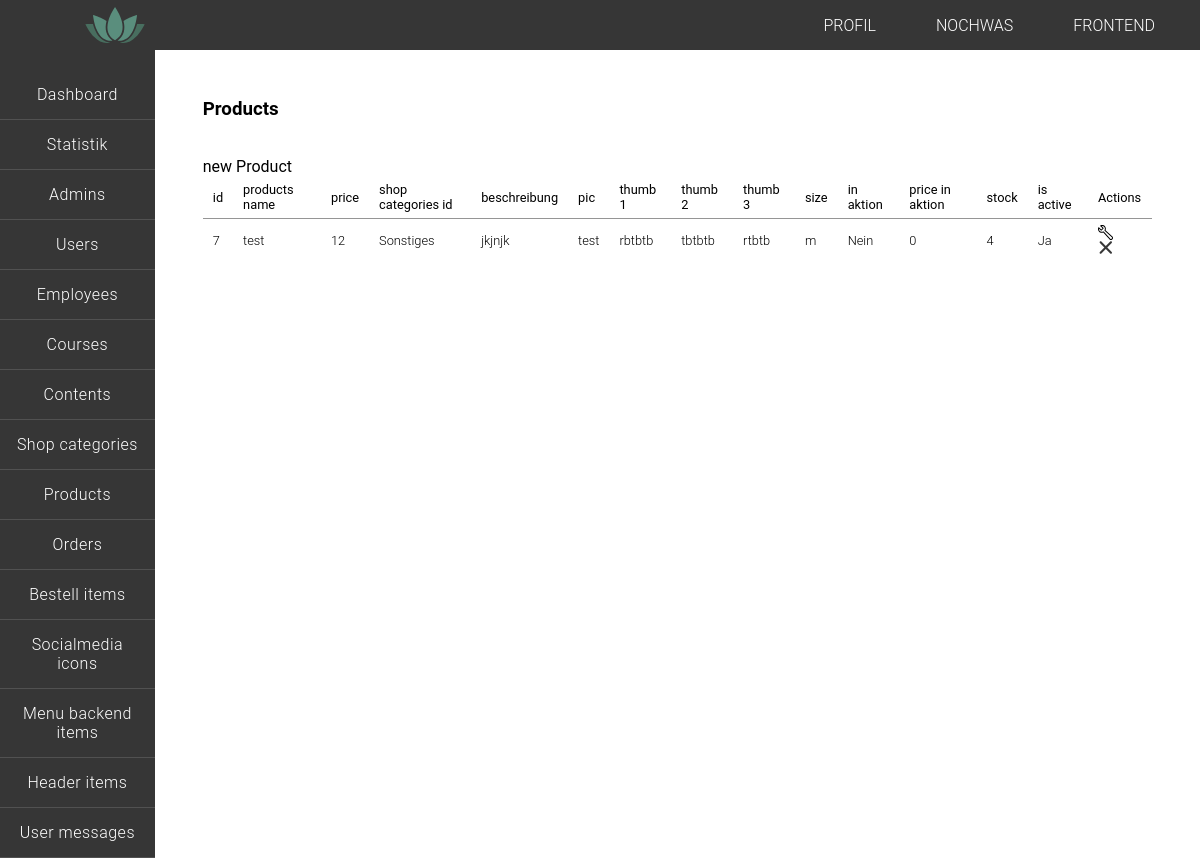
The page /backend/index.php?page=products on the database its author committed.
### tables this page shows
CREATE TABLE `menu_backend_items` (
  `id` int(11) NOT NULL,
  `item_name` varchar(100) NOT NULL,
  `is_active` tinyint(1) NOT NULL,
  `deleted_at` datetime DEFAULT NULL
);

CREATE TABLE `products` (
  `id` int(11) NOT NULL,
  `products_name` varchar(150) NOT NULL,
  `price` float NOT NULL,
  `shop_categories_id` int(10) NOT NULL,
  `beschreibung` varchar(300) NOT NULL,
  `pic` varchar(150) NOT NULL,
  `thumb_1` varchar(500) NOT NULL,
  `thumb_2` varchar(500) NOT NULL,
  `thumb_3` varchar(500) NOT NULL,
  `size` varchar(10) NOT NULL,
  `in_aktion` tinyint(1) NOT NULL DEFAULT '0',
  `price_in_aktion` float NOT NULL,
  `stock` int(50) NOT NULL,
  `is_active` tinyint(1) NOT NULL DEFAULT '1',
  `deleted_at` timestamp NULL DEFAULT NULL
);

CREATE TABLE `shop_categories` (
  `id` int(11) NOT NULL,
  `_name` varchar(100) NOT NULL,
  `is_active` tinyint(1) NOT NULL DEFAULT '1',
  `deleted_at` timestamp NULL DEFAULT NULL
);

### functions/helpers.php (called while the page is built, shortened)
<?php
function bool_to_word($bool){
    if($bool == 1){
        $word = 'Ja';
    }else{
        $word = 'Nein';
    }
    return $word;
}
function underscore_to_space($input_name){
    $input_name_space = str_replace('_', ' ', $input_name);
    return $input_name_space;
}

### backend/logic/logic.php (called while the page is built, shortened)
<?php
include('views/site_backend.php');

### functions/backend_functions.php (the view)
<?php
function create_menu_items(){
    global $link;
    $item_name = 'item_name';
    $table_name = 'menu_backend_items';
    $list_item = "";
    $sql = "SELECT " .$item_name ." FROM " .$table_name ;
    $result = mysqli_query($link, $sql);
    $items = mysqli_fetch_all($result, MYSQLI_ASSOC);
    foreach($items as $item){
        $menu_item = ucfirst($item['item_name']);
        $list_item .= "<li><a href=\"index.php?page=" .$item['item_name'] ."\">" .underscore_to_space($menu_item) ."</a></li>\n\r";
    }
    return $list_item;
}

### backend/header.php (shortened to what this page needs)
<!DOCTYPE html>
<html lang="de">
<head>
    <link rel="stylesheet" href="../css/styles.css">
</head>
<body class="body_backend">
<header class="header_backend">
    <div class=" logo_wrapper">
        <h1 class="logo">
            <a href="index.php?page=dashboard">
            </a>
        </h1>
    </div>
        <ul class="nav_header_backend">
            <li><a href="#">profil</a></li>
            <li><a href="#">nochwas</a></li>
            <li><a href="../index.php?page=home">Frontend</a></li>
        </ul>
</header>
<div class="backend_wrapper">
    <nav class="nav_backend" >
        <ul >
            <?php
            echo create_menu_items(); ?>
        </ul>
    </nav>

### backend/index.php (shortened to what this page needs)
<?php
$views  = ('views/');
$entries_per_page = 10;
$current_page = isset($_GET['site']) ? $_GET["site"] : 1;
$page = isset($_GET["page"]) ? $_GET["page"] : "";
$order_by = isset($_GET['order_by']) ? $_GET["order_by"] : "id";
include("../db-connect.php");
include("../functions/table_functions.php");
include("../functions/form_functions.php");
include('../functions/helpers.php');
include('../functions/backend_functions.php');
include('header.php');
if( ! isset($_GET['page']) || $_GET['page'] == 'dashboard' ){
    $page = "dashboard";
    $views .= $page .".php";
    include($views);
}elseif($page == "statistik"){
    $views .= $page .".php";
    include($views);
}else{
    $page = $_GET['page'];
    if($page != 'dashboard'){
        include('logic/logic.php');
    }
}
include('footer.php');

### backend/views/site_backend.php (shortened to what this page needs)
<section class="content-wrapper_backend">
    <h3 class="main-hl_backend">
        <a href="index.php?page=<?php echo $_GET['page'] ?>">
             <?php
             $new_item ="new ";
                    $page_name = ucfirst($_GET['page']);
                    echo $page_name;
                    $new_item .= substr($page_name, 0, -1);
            ?>
</a>
</h3>
<a class="btn_table" href="index.php?page=<?php echo $_GET['page'] ?>&amp;action=new"><?php echo $new_item ?></a>
    <?php include('table.php'); ?>
</section>

### backend/views/table.php (shortened to what this page needs)
<table class="table_backend">
    <thead>
    <tr>
        <?php
        $table = create_table(sql_query($_GET['page'], $current_page, $entries_per_page, $order_by, $order_dir));
        echo $table['ths'];
        ?>
        <th>Actions</th>
    </tr>
    </thead>
    <tbody>
    <?php echo $table['tds']; ?>
    </tbody>
</table>

### functions/table_functions.php (shortened to what this page needs)
<?php
function sql_query($table_name, $current_page, $entries_per_page, $order_by, $order_dir){
    global $link;
    $limit_start = $current_page * $entries_per_page - $entries_per_page;
    $sql = "SELECT * FROM " .$table_name ." WHERE deleted_at IS NULL ORDER BY " .$order_by ." " .$order_dir ." LIMIT " .$limit_start .", " .$entries_per_page;
    $result = mysqli_query($link, $sql);
    $content_array = mysqli_fetch_all($result, MYSQLI_ASSOC);
    return $content_array;
}
function create_table($content_array){
    global $link;
    $table_name = $_GET['page'];
    $ths = "";
    $tds = "";
    for($i = 0; $i < count($content_array); $i++){
        $tds .= "<tr>";
        foreach($content_array[$i] as $col => $wert){
            if($i == 0 && $col != 'deleted_at'){
                $ths .= "<th>" .sort_table($table_name, $col, underscore_to_space($col)) ."</th>";
            }
            if(substr($col, 0, 3) == 'is_' || substr($col, 0, 3) == 'in_'){
                $tds .= "<td>" .bool_to_word($wert) ."</td>";
            }elseif(substr($col, -3, 3) == '_at' && $col != 'deleted_at'){
                $tds .= "<td>" .date_to_better_date(substr($wert, 0, -8)) ."</td>";
            }elseif(substr($col, -3, 3) == '_id'){
                $sql1 = "SELECT " .'_name' ." FROM " .substr($col, 0, -3) ." WHERE id = " .$wert;
                $result1 = mysqli_query($link, $sql1);
                $col_name = mysqli_fetch_all($result1, MYSQLI_ASSOC);
                $tds .= "<td>" .$col_name[0]['_name'] ."</td>";
            }elseif(strlen($wert) > 30) {
                $tds .= "<td>" .truncate($wert) ."</td>";
            }elseif($col == 'birthday') {
                $tds .= "<td>" .date_to_better_date($wert)."</td>";
            }elseif($col == 'deleted_at') {
                $tds .= " ";
            }else {
                $tds .= "<td>" .$wert ."</td>";
            }
        }
        $tds .= "<td>";
        $tds .= "<a class=\"edit small_edit\" href=\"index.php?page=" .$_GET['page'] ."&amp;action=edit&amp;id=" .$content_array[$i]['id'] ."\">edit</a>";
        $tds .= "<a class=\"delete small_delete\" href=\"index.php?page=" .$_GET['page'] ."&amp;action=delete&amp;id=" .$content_array[$i]['id'] ."\">delete</a>";
        $tds .= "</td>";
        $tds .= "</tr>";
        $return = ['ths' => $ths, 'tds' => $tds];
        if($i == count($content_array) -1){
            return $return;
        }
    }
}
function sort_table($site, $column, $anchor) {
    $order_dir = isset($_GET["order_dir"]) && $_GET["order_dir"] == "desc" ? "asc" : "desc";
    $output = <<<HEREDOC
<a href="?page=$site&order_by=$column&order_dir=$order_dir">$anchor</a>
HEREDOC;
    return $output;
}

### backend/footer.php (shortened to what this page needs)
        </div>
    </body>
</html>

### css/styles.css (style rules this page uses)
* { margin: 0; padding: 0; list-style: none; text-decoration: none; font-family: 'roboto', sans-serif; box-sizing: border-box; }
html { position: relative; min-height: 100%; }
a { color: inherit; display: inline-block; }
.main h2, h3 { text-align: center; }
.logo, .cart { width: 60px; height: 50px; background-repeat: no-repeat; background-position: center; text-indent: -99999px; }
.logo { background-image: url(../img/logo.svg); background-size: cover; margin-left: 50px; }
.logo a, .cart a { display: block; height: 100%; }
.delete, .edit { width: 20px; height: 20px; background-repeat: no-repeat; background-position: center; text-indent: -99999px; background-size: contain; margin-right: 2px; }
.delete { background-image: url("../img/close.svg"); }
.edit { background-image: url("../img/wrench75.svg"); margin-right: 1em; }
.small_delete, .small_edit { width: 15px; height: 15px; }
.header_backend { height: 50px; width: 100%; background-color: #363636; display: flex; justify-content: space-between; }
.nav_header_backend { display: flex; align-items: center; }
.nav_header_backend li { display: flex; flex-direction: column; justify-content: center; font-weight: 300; text-transform: uppercase; margin-right: 30px; }
.nav_header_backend a { color: white; transition: all 0.2s ease-in-out; padding: 15px; height: 100%; }
.logo_wrapper { width: 180px; display: flex; justify-content: center; }
.backend_wrapper { display: flex; width: 100vw; }
.nav_backend { background-color: #363636; height: 100%; width: 180px; font-weight: 300; letter-spacing: 0.5px; }
.nav_backend ul { padding-top: 20px; }
.nav_backend li { border-bottom: 1px solid #515151; }
.nav_backend a { color: white; transition: all 0.4s linear; padding: 15px; width: 100%; text-align: center; }
.content-wrapper_backend { width: 100%; padding: 3em; }
.main-hl_backend { padding: 0; margin-bottom: 2em; display: flex; justify-content: flex-start; }
.table_backend { border-spacing: 0.5rem; border-collapse: collapse; margin-bottom: 2em; }
.table_backend th, .table_backend td { padding: 6px 10px 6px ; font-size: 0.8em; }
.table_backend th { border-bottom: 1px solid #959595; text-align: left; font-weight: 400; }
.table_backend td { font-weight: 300; }

### rows shown on the page
menu_backend_items: item_name "Dashboard"
menu_backend_items: item_name "Statistik"
menu_backend_items: item_name "Admins"
menu_backend_items: item_name "Users"
menu_backend_items: item_name "Employees"
menu_backend_items: item_name "Courses"
menu_backend_items: item_name "Contents"
menu_backend_items: item_name "Shop categories"
menu_backend_items: item_name "Products"
menu_backend_items: item_name "Orders"
menu_backend_items: item_name "Bestell items"
menu_backend_items: item_name "Socialmedia icons"
menu_backend_items: item_name "Menu backend items"
menu_backend_items: item_name "Header items"
menu_backend_items: item_name "User messages"
products: id "7 test 12 jkjnjk test rbtbtb tbtbtb rtbtb m 0 4", in_aktion "Nein Ja"
shop_categories: _name "Sonstiges"

### other values the page prints
$page_name "Products"
$new_item "new Product"
$anchor "id products name price shop categories id beschreibung pic thumb 1 thumb 2 thumb 3 size in aktion price in aktion stock is active"
